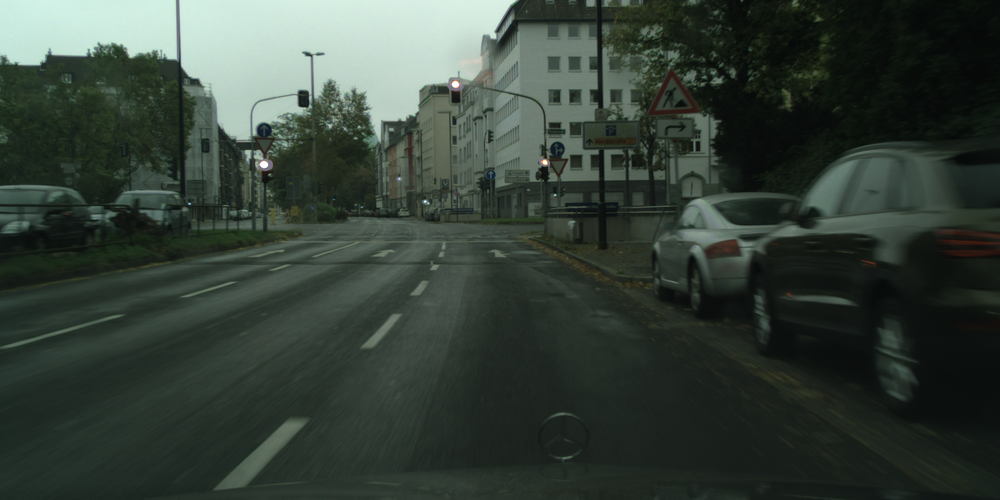
#> input picture dusseldorf_000049_000024_leftImg8bit.png, 1000 x 500 px, shrunk from 2048 x 1024 before the run
$ python -i detect_light.py   (imports and definitions only)
#> lines starting #> are read from the running program, lines starting #| are printed output that depends on the picture
import numpy as np
import scipy.ndimage as ndimage


def convolve(img):
    kernel = np.ones((3, 3)) / -9
    kernel[1, 1] = 8 / 9
    return ndimage.convolve(img, kernel)
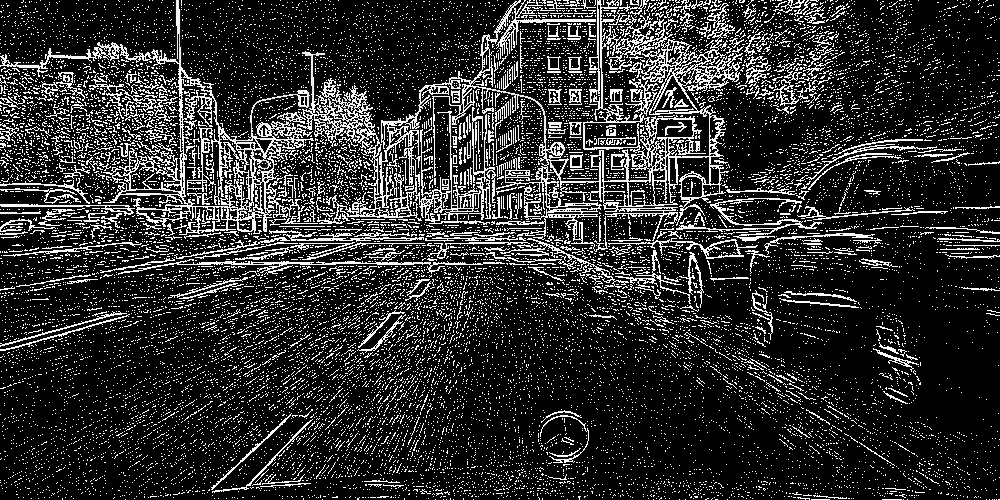
#> returned value: shape (500, 1000); min 0, max 255, mean 45.3


def get_light_positions(c_image):
    convolved_img = convolve(c_image)
    filtered_img = ndimage.maximum_filter(convolved_img, 10)
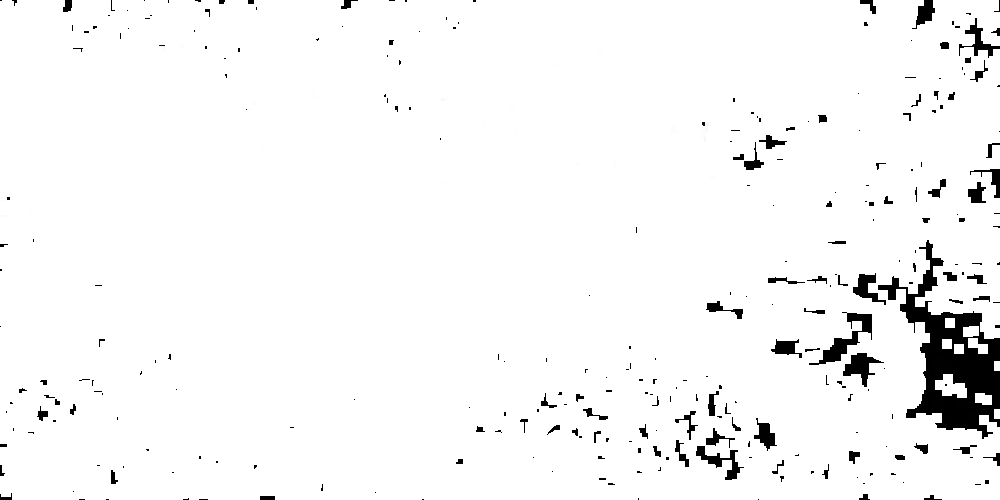
#> filtered_img: shape (500, 1000); min 0, max 255, mean 245.9
    position = np.argwhere(filtered_img == convolved_img)
#> position = 51761 pairs, first value 0 to 499, second value 0 to 999
    position = list(filter(lambda l: convolved_img[l[0]][l[1]] > 0.1, position))
#> position = 42971 items
    x_pos = [p[0] for p in position]
#> x_pos = 42971 items
    y_pos = [p[1] for p in position]
#> y_pos = 42971 items

    return y_pos, x_pos


def find_lights(c_image):
    x_red, y_red = get_light_positions(c_image[:, :, 0])
    x_green, y_green = get_light_positions(c_image[:, :, 1])

    light_candidtes = []
    candidate_color = []

    for x, y in zip(x_red, y_red):
        light_candidtes.append([x, y])
        candidate_color.append('r')

    for x, y in zip(x_green, y_green):
        light_candidtes.append([x, y])
        candidate_color.append('g')

    return light_candidtes, candidate_color


def visualize(image, candidates, colors, fig, title):
    fig.set_title(title)
    fig.imshow(image)
    fig.set_xticks([])
    fig.set_yticks([])

    x_red = [x[0] for i, x in enumerate(candidates) if colors[i] == 'r']
    y_red = [y[1] for i, y in enumerate(candidates) if colors[i] == 'r']

    x_green = [x[0] for i, x in enumerate(candidates) if colors[i] == 'g']
    y_green = [y[1] for i, y in enumerate(candidates) if colors[i] == 'g']

    fig.plot(x_red, y_red, 'r.')
    fig.plot(x_green, y_green, 'g.')

>>> import cv2
>>> picture = cv2.imread('../dusseldorf_000049_000024_leftImg8bit.png', cv2.IMREAD_GRAYSCALE)
>>> result = get_light_positions(picture)

$ run again, on dusseldorf_000049_000026_leftImg8bit.png
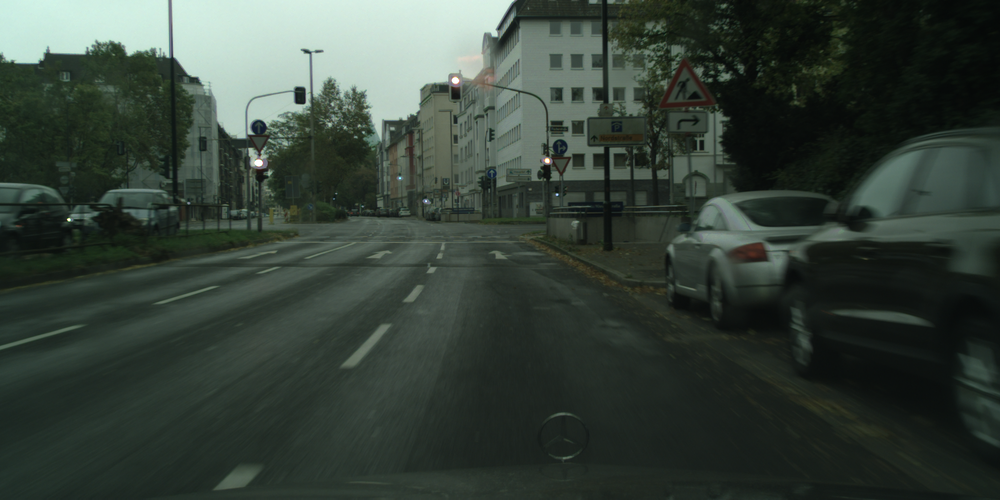
#> input picture dusseldorf_000049_000026_leftImg8bit.png, 1000 x 500 px, shrunk from 2048 x 1024 before the run
#> in convolve, `return ndimage.convolve(img, kernel)`:
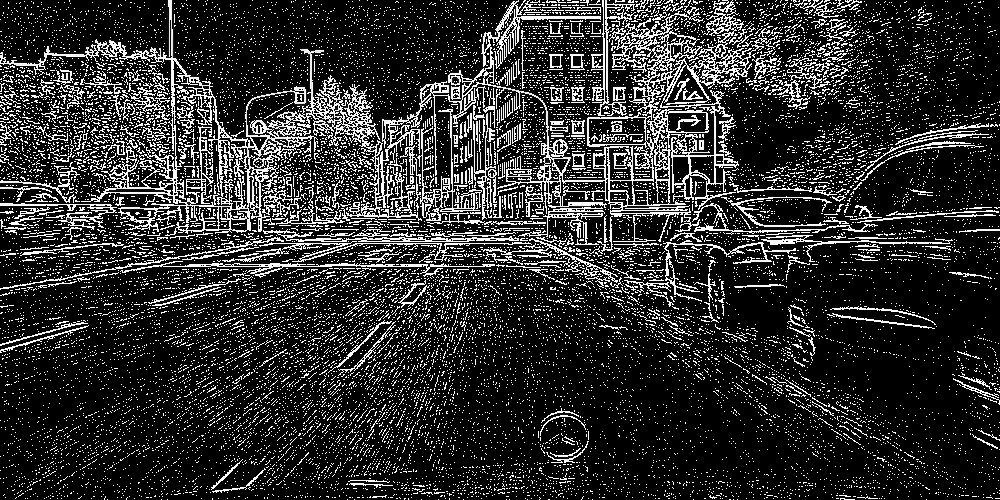
#> returned value: shape (500, 1000); min 0, max 255, mean 45.7
#> in get_light_positions, `filtered_img = ndimage.maximum_filter(convolved_img, 10)`:
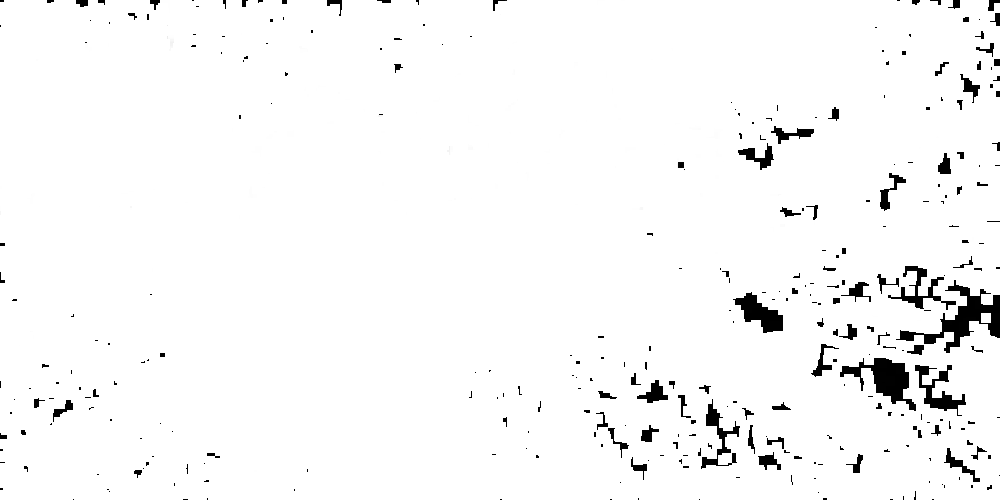
#> filtered_img: shape (500, 1000); min 0, max 255, mean 247.5
#> in get_light_positions, `position = np.argwhere(filtered_img == convolved_img)`: position = 48188 pairs, first value 0 to 499, second value 0 to 999
#> in get_light_positions, `position = list(filter(lambda l: convolved_img[l[0]][l[1]] > 0.1, posi..`: position = 42908 items
